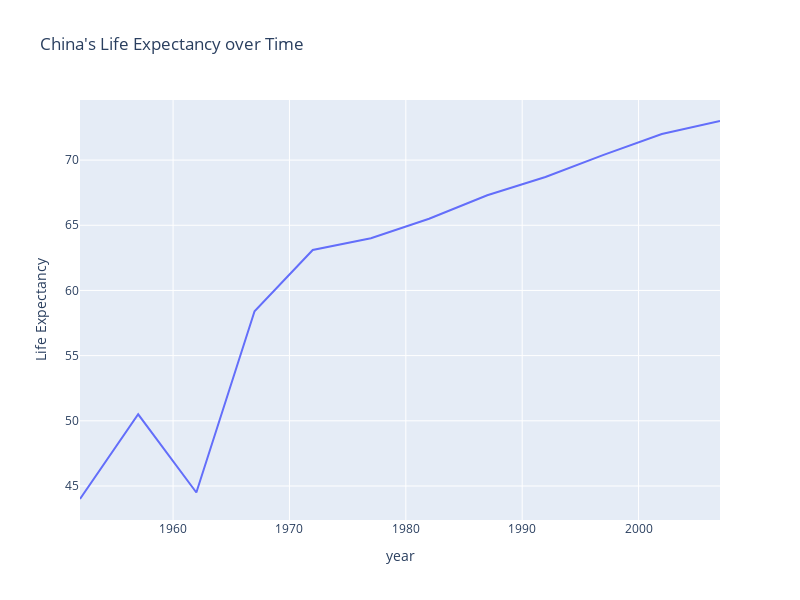

Notebook source saved alongside this figure:
### Markdown cell above
2. Customise the size of the figure by using the inputs `height` and `width`. Both have to be integers and correspond to the size of the figure in pixels

### Code cell
fig = px.line(data_frame=df, x="year", y="Life Expectancy", 
              height=600, width=800,
              title="China's Life Expectancy over Time")
fig.show()

### Figure 1 — Plotly figure (JSON) as saved in the notebook; plotly's stock layout.template omitted (floating-point values rounded to 4 significant figures)
{"data": [{"hovertemplate": "year=%{x}<br>Life Expectancy=%{y}<extra></extra>", "legendgroup": "", "line": {"color": "#636efa", "dash": "solid"}, "marker": {"symbol": "circle"}, "mode": "lines", "name": "", "orientation": "v", "showlegend": false, "type": "scatter", "x": [1952, 1957, 1962, 1967, 1972, 1977, 1982, 1987, 1992, 1997, 2002, 2007], "xaxis": "x", "y": [44, 50.5, 44.5, 58.4, 63.1, 64, 65.5, 67.3, 68.7, 70.4, 72, 73], "yaxis": "y"}], "layout": {"height": 600, "legend": {"tracegroupgap": 0}, "title": {"text": "China's Life Expectancy over Time"}, "width": 800, "xaxis": {"anchor": "y", "domain": [0, 1], "title": {"text": "year"}}, "yaxis": {"anchor": "x", "domain": [0, 1], "title": {"text": "Life Expectancy"}}}}
